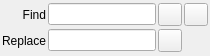
<?xml version="1.0" encoding="UTF-8"?>
<ui version="4.0">
 <class>FormFindReplace</class>
 <widget class="QWidget" name="FormFindReplace">
  <property name="geometry">
   <rect>
    <x>0</x>
    <y>0</y>
    <width>210</width>
    <height>56</height>
   </rect>
  </property>
  <property name="windowTitle">
   <string>Form</string>
  </property>
  <layout class="QGridLayout" name="gridLayout">
   <property name="leftMargin">
    <number>2</number>
   </property>
   <property name="topMargin">
    <number>2</number>
   </property>
   <property name="rightMargin">
    <number>2</number>
   </property>
   <property name="bottomMargin">
    <number>2</number>
   </property>
   <property name="spacing">
    <number>2</number>
   </property>
   <item row="0" column="0">
    <widget class="QLabel" name="labelFind">
     <property name="text">
      <string>Find</string>
     </property>
     <property name="alignment">
      <set>Qt::AlignRight|Qt::AlignTrailing|Qt::AlignVCenter</set>
     </property>
    </widget>
   </item>
   <item row="0" column="1">
    <widget class="FindLineEdit" name="textToFind">
     <property name="sizePolicy">
      <sizepolicy hsizetype="Expanding" vsizetype="Fixed">
       <horstretch>0</horstretch>
       <verstretch>0</verstretch>
      </sizepolicy>
     </property>
    </widget>
   </item>
   <item row="0" column="2">
    <widget class="QToolButton" name="buttonFind">
     <property name="icon">
      <iconset resource="resources/resources.qrc">
       <normaloff>:/images/actions/edit-find.svg</normaloff>:/images/actions/edit-find.svg</iconset>
     </property>
    </widget>
   </item>
   <item row="0" column="3">
    <widget class="QToolButton" name="buttonFindPrev_2">
     <property name="icon">
      <iconset resource="resources/resources.qrc">
       <normaloff>:/images/actions/dialog-close.svg</normaloff>:/images/actions/dialog-close.svg</iconset>
     </property>
    </widget>
   </item>
   <item row="1" column="0">
    <widget class="QLabel" name="labelReplace">
     <property name="text">
      <string>Replace</string>
     </property>
    </widget>
   </item>
   <item row="1" column="1">
    <widget class="FindLineEdit" name="textToReplace">
     <property name="sizePolicy">
      <sizepolicy hsizetype="Expanding" vsizetype="Fixed">
       <horstretch>0</horstretch>
       <verstretch>0</verstretch>
      </sizepolicy>
     </property>
    </widget>
   </item>
   <item row="1" column="2">
    <widget class="QToolButton" name="buttonReplace">
     <property name="icon">
      <iconset resource="resources/resources.qrc">
       <normaloff>:/images/actions/edit-find-replace.svg</normaloff>:/images/actions/edit-find-replace.svg</iconset>
     </property>
    </widget>
   </item>
  </layout>
 </widget>
 <customwidgets>
  <customwidget>
   <class>FindLineEdit</class>
   <extends>QLineEdit</extends>
   <header>findlineedit.h</header>
  </customwidget>
 </customwidgets>
 <resources>
  <include location="resources/resources.qrc"/>
 </resources>
 <connections>
  <connection>
   <sender>buttonFindPrev_2</sender>
   <signal>clicked()</signal>
   <receiver>FormFindReplace</receiver>
   <slot>hide()</slot>
   <hints>
    <hint type="sourcelabel">
     <x>498</x>
     <y>22</y>
    </hint>
    <hint type="destinationlabel">
     <x>466</x>
     <y>9</y>
    </hint>
   </hints>
  </connection>
 </connections>
</ui>
